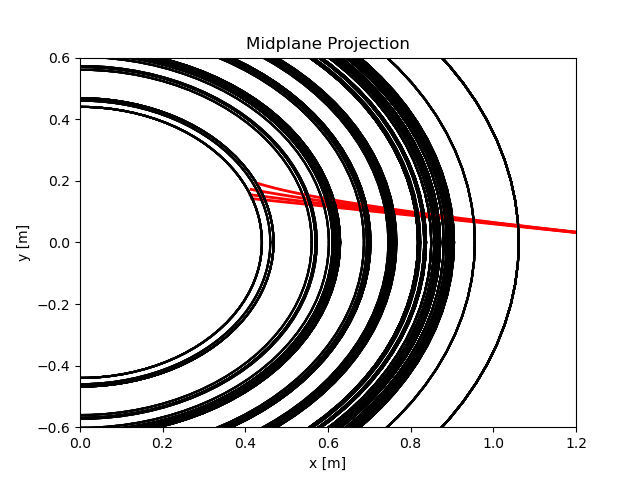

Write the Python code that produced this figure.
import numpy as np
import matplotlib.pyplot as plt
import sys
import os
sys.path.append(os.path.join('../'))
from lib.BeamDynamicsTools.Boundary import Boundary
from lib.BeamDynamicsTools.Bfield import Bfield, BfieldTF, BfieldVF
from lib.BeamDynamicsTools.Trajectory import Trajectory
from lib.BeamDynamicsTools.Beam import Beam

# ===============================================================================
# Calculate trajectory and sigma matrix evolution for 4 values of toroidal B
# ===============================================================================

# Input Sigma Matrix
S1 = np.matrix(np.loadtxt('../data/SigmaInjection.dat'))

# Import poloidal boundary points
Rb = np.loadtxt('../data/CmodCoordinatesRZ.dat', usecols=[0])
Zb = np.loadtxt('../data/CmodCoordinatesRZ.dat', usecols=[1])

# Generate vessel boundary
Vessel = Boundary(Rb, Zb)

# 3D plot of vessel boundary
ax = Vessel.Figure3D(1)
Vessel.Plot3D(ax)

# Inputs for four B-field settings
In = np.array([0.0, 1600.0, 3120, 4450.0])
Bn = np.array([0.0, 0.05818182, 0.11345455, 0.16181818])

# ===============================================================================
# Perform Trajectory and sigma dynamics calculation for B-Field Sweep
# ===============================================================================

AngleComponents = []
Coordinates = []
Parameters = []
AIMSBeam = []
OutputPath = '../output/'
for i in [0, 1, 2, 3]:  # range(len(Bn)):
    B = BfieldTF(B0=Bn[i])
    Bv = BfieldVF(B0=0.00000)
    # ---------------------------- Calculate Trajectory (initialize Trajectory Class)
    T = Trajectory(Vessel, B, Bv)
    # --------------------- Initialize Beam Class from trajectory and sigma matrix S1
    beam = Beam(T, S1)
    # ----------------------------------- Calculate (Trace) evolution of sigma matrix
    beam.Trace()  # Trace
    AIMSBeam.append(beam)

    # ------------------------------------------------------------------------------
    # Save Sigma Matrix
    np.savetxt(OutputPath + 'sigma/' + 'SigmaFinal_I_' +
               str(int(In[i])) + '.dat', AIMSBeam[-1].target.Sigma)

    # ------------------------------------------------------------------------------
    # Save field and geometric parameters along trajectory
    #	T.SaveFieldParameters(TFCurrent=In[i],Path=OutputPath+'geometry/')
    #	T.target.SaveTargetParameters(Path=OutputPath+'geometry/')

    # ------------------------------------------------------------------------------
    # append lists of Target Quantities
    AngleComponents.append([T.target.VAngle, T.target.HAngle])
    Coordinates.append([T.target.R, T.target.Z, T.target.Phi])
    Parameters.append(T.target.GetDetectionParameters())

    # ------------------------------------------------------------------------------
    # Plot 3D results
    T.Plot3D(ax)
    T.target.Plot3D(ax)
    T.Limits3D(ax)

    # ------------------------------------------------------------------------------
    # Plot 2D projections of Trajectories
    plt.figure(10)
    T.Plot2D()
    plt.figure(11)
    T.Plot2D('top')
    plt.figure(10)
    Vessel.Border()
    plt.xlim(0.2, 1.4)
    plt.ylim(-0.7, 0.5)
    plt.xlabel('R [m]')
    plt.ylabel('Z [m]')
    plt.title('Poloidal Projection')
    plt.figure(11)
    Vessel.Border('top')
    plt.xlim(0, 1.2)
    plt.ylim(-0.6, 0.6)
    plt.xlabel('x [m]')
    plt.ylabel('y [m]')
    plt.title('Midplane Projection')

# ------------------------------------------------------------------------------
# Save Angular and Detection Quantities
np.savetxt('./example1_TargetAngle_Vert_Horiz.dat', AngleComponents)
np.savetxt('./example1_TargetCoordinates.dat', Coordinates)
Header0 = '(0) I0 [A], (1) B0 [T], (2) X [m] , (3) Y [m], (4) Z [m], (5) incident angle [rad], (6) Detection Angle [rad], (7) optical path length [m] , (8) Detection Angle [rad], (9) Detection Angle [deg], (10) Detector Eff'
np.savetxt('./example1_DetectionParameters.dat',
           np.array(Parameters), header=Header0)
plt.savefig("./example1.png")
